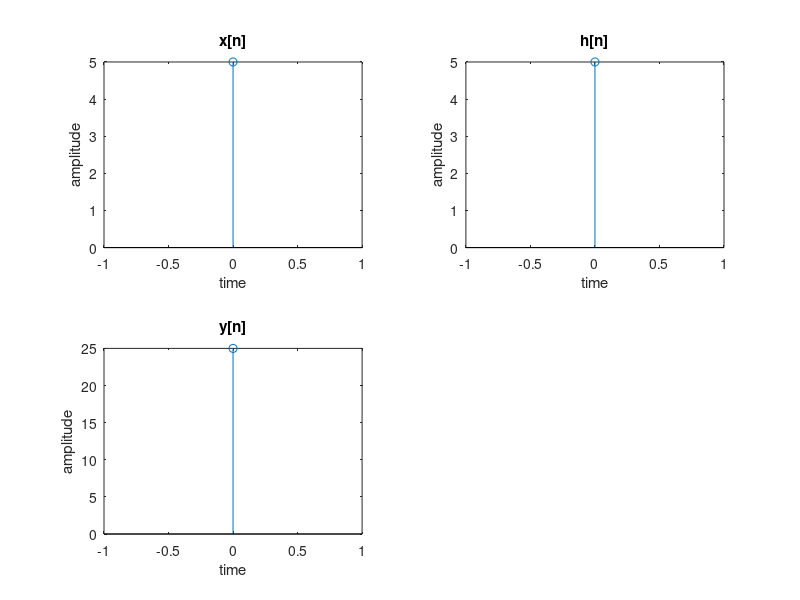

Reproduce this figure in MATLAB.
%Circular Convolution Using User Defined DataSet and Analytical Method%
clc;
clear all;
x=input('Enter x[n]: ');
h=input('Enter h[n]: ');
l1=length(x); %measuring the length of the input sequence
l2=length(h); %measuring the length of the impulse response sequence
N=max(l1,l2); %finding the maximum length between the two lengths
x1=[x,zeros(1,N-l1)]; %equating the lengths%
h1=[h,zeros(1,N-l2)]; %with the maximum length%

y=zeros(1,N); %defining the result vector
for i=0:N-1 %analytical method loop
  y(i+1)=0;
  for k=0:N-1
    modulo=mod(i-k,N);  %converting the neagtive indices into positive following the circular convolution rule
    y(i+1)=y(i+1)+x1(k+1).*h1(modulo+1);  %formula for calculating the circular convolution
  end
end

y
n=0:N-1;  %defining the time variable range
subplot(2,2,1);
stem(n,x1); %plotting the input sequence
xlabel('time');
ylabel('amplitude');
title('x[n]');

subplot(2,2,2);
stem(n,h1); %plotting the input sequence 2
xlabel('time');
ylabel('amplitude');
title('h[n]');

subplot(2,2,3);
stem(n,y);  %plotting the circularly convoluted sequence
xlabel('time');
ylabel('amplitude');
title('y[n]');
